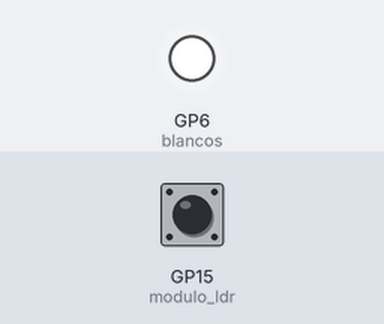
This program was run on a simulated Raspberry Pi Pico running MicroPython. On the bench: output pins drawn as LEDs (lit = HIGH). The test bench sets the inputs (shaded band); at power-on: GP15 (modulo_ldr) LOW.

Above: at 1.2 s.
1.3 s: GP15 (modulo_ldr) pulled HIGH for 0.15 s
At 1.4 s:
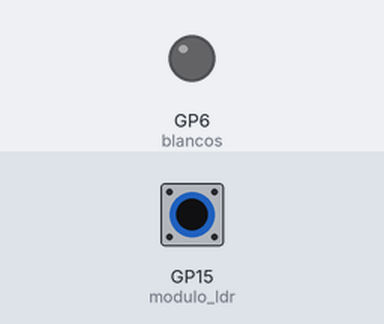
3.0 s: GP15 (modulo_ldr) pulled HIGH for 3.2 s
At 6.6 s:
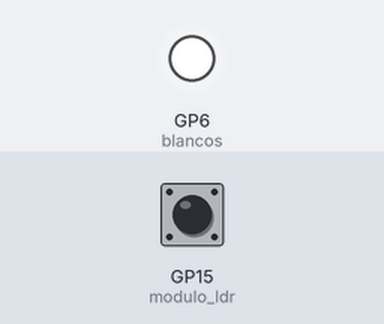
Timing chart, 0 to 8.1 s (numbered marks = the images above; inputs shaded):
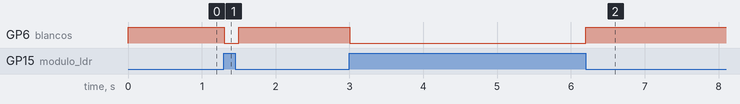

Measured:
- after the input at 1.3 s, GP6 (blancos): HIGH → LOW at once, → HIGH 0.20 s later
- after the input at 3.0 s, GP6 (blancos): HIGH → LOW at once, → HIGH 3.2 s later

The program:

Leccion_5.py
```python
from machine import Pin
import time

# Configuración del pin para el LED blanco
blancos = Pin(6, Pin.OUT)  # LED conectado al GPIO 6 configurado como salida

# Configuración del pin para el sensor LDR
modulo_ldr = Pin(15, Pin.IN, Pin.PULL_DOWN)

while True:
    if modulo_ldr.value() == 1:  # Detecta luz
        blancos.value(0)         # Apaga el LED
    else:  # No detecta luz
        blancos.value(1)         # Enciende el LED
    time.sleep(0.1)              # Pequeña pausa para evitar lecturas muy rápidas
```
